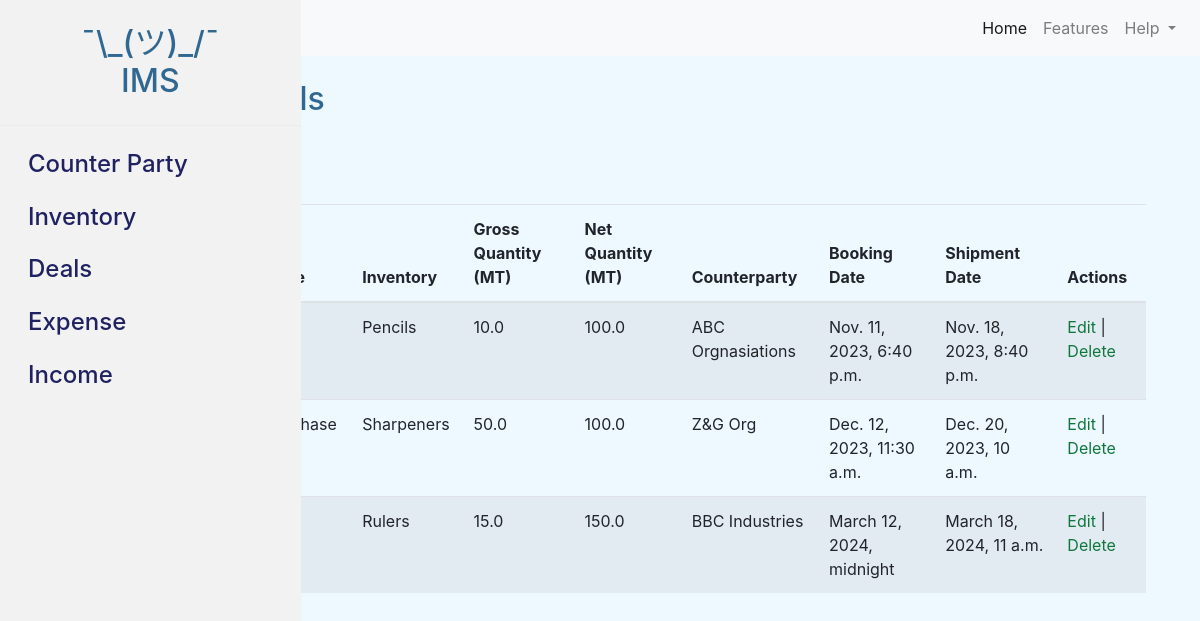
The app's page /deals/ with its own data.
### inventoryMgtSys/models.py (models this page shows, shortened)
class Deal(models.Model):
    DEAL_TYPES = [
        ('Sale', 'sale'),
        ('Purchase', 'purchase'),
    ]
    deal_type = models.CharField(max_length=20, choices=DEAL_TYPES)
    inventory = models.ForeignKey(Inventory, on_delete=models.CASCADE)
    gross_qty_mt = models.FloatField()
    net_qty_mt = models.FloatField()
    counterparty = models.ForeignKey(CounterParty, on_delete=models.CASCADE)
    booking_date = models.DateTimeField()
    shipment_date = models.DateTimeField()
    amount = models.FloatField()

class Inventory(models.Model):
    product = models.CharField(max_length=255)
    initial_qty = models.IntegerField()
    available_qty = models.IntegerField()
    def __str__(self):
        return self.product

class CounterParty(models.Model):
    name = models.CharField(max_length=255)
    email = models.EmailField()
    contact_person = models.CharField(max_length=255)
    address_line = models.CharField(max_length=255)
    city = models.CharField(max_length=100)
    state = models.CharField(max_length=100)
    active = models.BooleanField(default=True)
    def __str__(self):
        return self.name

### inventoryMgtSys/views.py (the view)
# urls.py: path('deals/', views.deal_list, name='deal_list'),
def deal_list(request):
    deals = Deal.objects.all()
    return render(request, 'deal.html', {'deals': deals})

### inventoryMgtSys/templates/deal.html (shortened to what this page needs)
{% extends 'base.html' %}
{% block content %}
{% include 'navbar.html' %}
      {% include 'sidebar.html' %}
      <main role="main" class="col-md-9 ml-sm-auto col-lg-10 px-4 mt-4">
        <div class="container">
            <h2 class="mb-4">Deals</h2>
            <a class="btn btn-primary" href="{% url 'deal_add' %}">Add</a>
            {% include 'deal_list.html' %}
        </div>
      </main>
{% endblock %}

### inventoryMgtSys/templates/deal_list.html
<br><br>
<div class="container">
    <table class="table table-striped">
        <thead>
            <tr>
                <th>Deal Type</th>
                <th>Inventory</th>
                <th>Gross Quantity (MT)</th>
                <th>Net Quantity (MT)</th>
                <th>Counterparty</th>
                <th>Booking Date</th>
                <th>Shipment Date</th>
                <th>Actions</th>
            </tr>
        </thead>
        <tbody>
            {% for deal in deals %}
            <tr>
                <td>{{ deal.deal_type }}</td>
                <td>{{ deal.inventory }}</td>
                <td>{{ deal.gross_qty_mt }}</td>
                <td>{{ deal.net_qty_mt }}</td>
                <td>{{ deal.counterparty }}</td>
                <td>{{ deal.booking_date }}</td>
                <td>{{ deal.shipment_date }}</td>
                <td>
                    <a href="{% url 'deal_edit' deal.pk %}">Edit</a> |
                    <a href="{% url 'deal_delete' deal.pk %}">Delete</a>
                </td>
            </tr>
            {% endfor %}
        </tbody>
    </table>
</div>

### inventoryMgtSys/templates/base.html (style rules this page uses)
body { color: #306892; background-color: #eef8ff; }
a { color: #0F773C; }

### records on screen
Deal: inventory "Pencils", gross_qty_mt "10.0", net_qty_mt "100.0", counterparty "ABC Orgnasiations", booking_date "Nov. 11, 2023, 6:40 p.m.", shipment_date "Nov. 18, 2023, 8:40 p.m."
Deal: deal_type "Purchase", inventory "Sharpeners", gross_qty_mt "50.0", net_qty_mt "100.0", counterparty "Z&G Org", booking_date "Dec. 12, 2023, 11:30 a.m.", shipment_date "Dec. 20, 2023, 10 a.m."
Deal: inventory "Rulers", gross_qty_mt "15.0", net_qty_mt "150.0", counterparty "BBC Industries", booking_date "March 12, 2024, midnight", shipment_date "March 18, 2024, 11 a.m."
